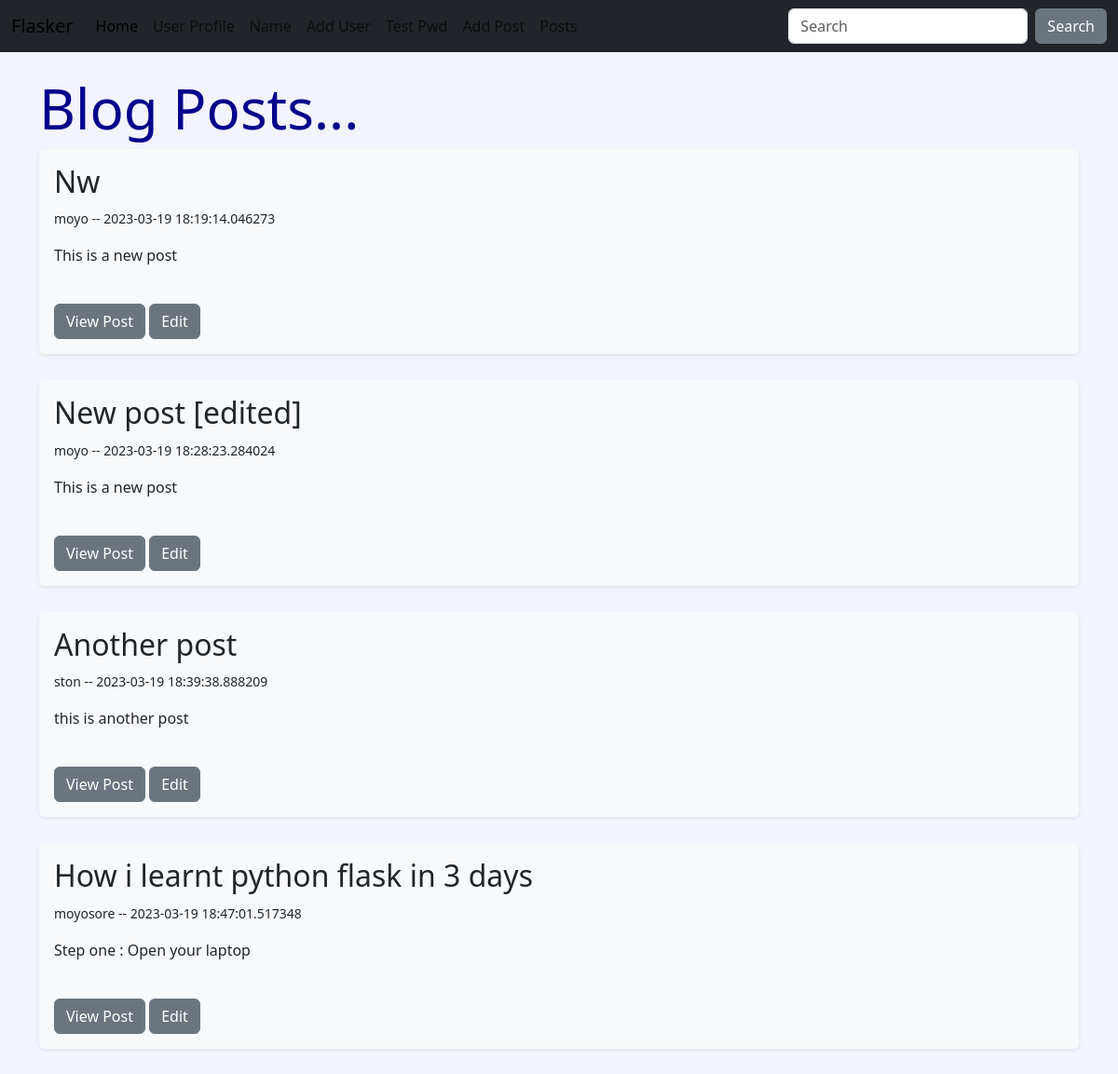
Page /posts on the earlier database version.
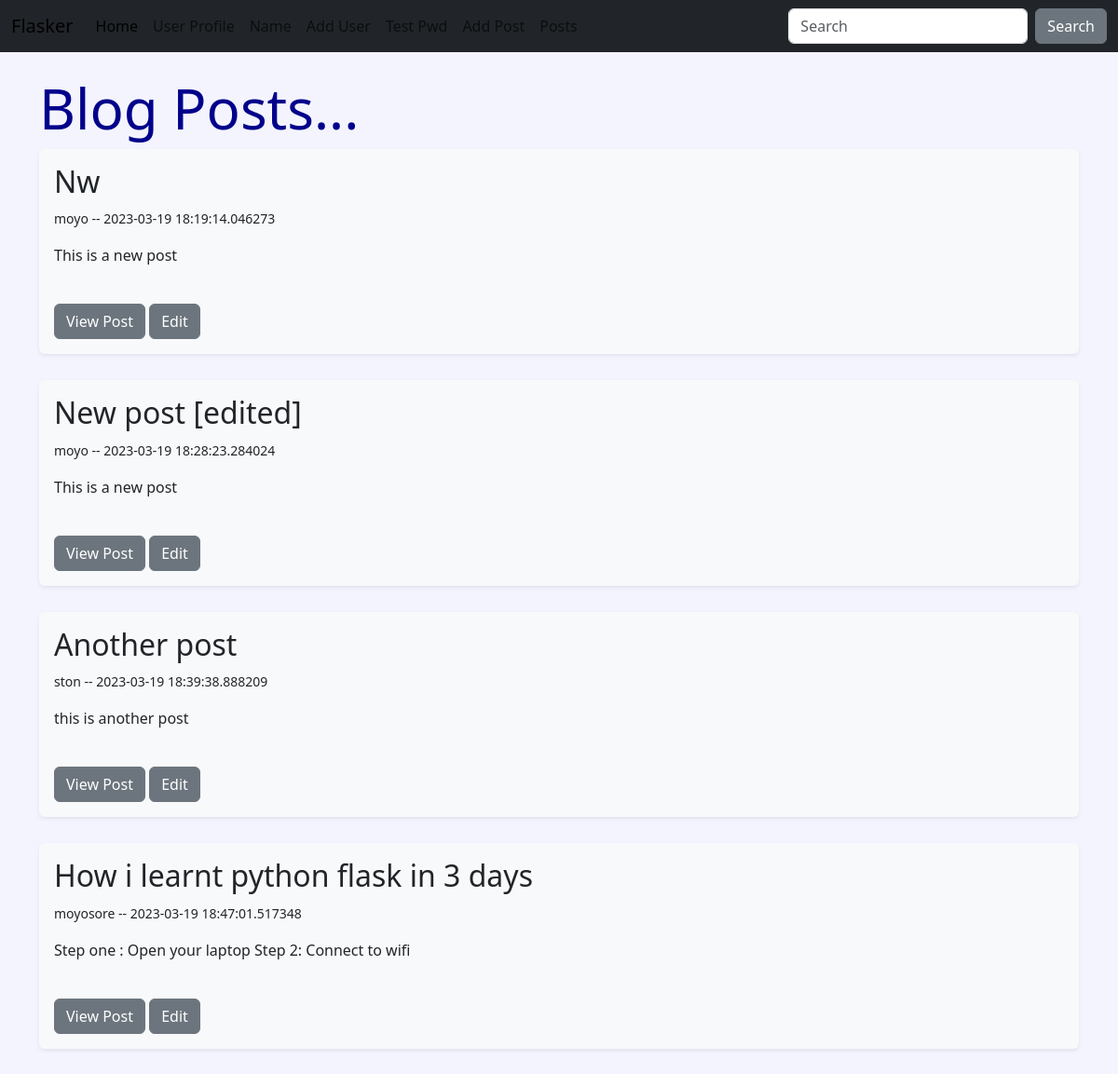
Same page on the later database version.
### hello.py (models this page shows)
class Post(db.Model):
    id = db.Column(db.Integer, primary_key=True)
    title = db.Column(db.String(255))
    content = db.Column(db.Text)
    author = db.Column(db.String(255))
    date_posted = db.Column(db.DateTime, default=datetime.utcnow)
    slug = db.Column(db.String(255))

### hello.py (the view)
@app.route('/posts')
def posts():
    posts = Post.query.order_by(Post.date_posted)
    return render_template('posts.html', posts=posts)

### templates/posts.html
{% extends 'base.html' %}
{% block content%}
<h1>Blog Posts...</h1>
{% if posts %}
{% for post in posts %}
<div class="shadow-sm p-3 mb-1 bg-body-tertiary rounded">
    <h2>{{ post.title|capitalize }}</h2>
    <p><small>{{ post.author }} -- {{ post.date_posted }}</small></p>
    <p>{{ post.content }}</p><br />
    <a href="{{ url_for('post', id=post.id )}}"><button type="button" class="btn btn-secondary">View Post</button></a>
    <a href="{{ url_for('edit_post', id=post.id)}}"><button type="button" class="btn btn-secondary">Edit</button></a>
</div>
<br/>
{% endfor %}
{% else %}
<h4>No post!</h4>
{% endif %}
{% endblock %}

### templates/base.html (shortened to what this page needs)
<!doctype html>
<html lang="en">
<head>
    <link href="https://cdn.jsdelivr.net/npm/bootstrap@5.3.0-alpha1/dist/css/bootstrap.min.css" rel="stylesheet"
>
    <link href="{{ url_for('static', filename='css/style.css') }}" rel="stylesheet"></link>
</head>
<body>
    {% include 'navbar.html'%}
    <div class="container">
        <br/>
        {% block content %}
        {% endblock %}
    </div>
</body>
</html>

### templates/navbar.html (shortened to what this page needs)
<nav class="navbar navbar-expand-lg bg-dark text-white">
    <div class="container-fluid">
      <a class="navbar-brand" href="{{ url_for('index') }}">Flasker</a>
      <div class="collapse navbar-collapse" id="navbarSupportedContent">
        <ul class="navbar-nav me-auto mb-2 mb-lg-0 text-white">
          <li class="nav-item">
            <a class="nav-link active" aria-current="page" href="{{ url_for('index') }}">Home</a>
          </li>
          <li class="nav-item">
            <a class="nav-link" href="{{ url_for('user', name='moyo') }}">User Profile</a>
          </li>
          <li class="nav-item">
            <a class="nav-link" href="{{ url_for('name') }}">Name</a>
          </li>
          <li class="nav-item">
            <a class="nav-link" href="{{ url_for('add_user') }}">Add User</a>
          </li>
          <li class="nav-item">
            <a class="nav-link" href="{{ url_for('test_pw') }}">Test Pwd</a>
          </li>
          <li class="nav-item">
            <a class="nav-link" href="{{ url_for('add_post') }}">Add Post</a>
          </li>
          <li class="nav-item">
            <a class="nav-link" href="{{ url_for('posts') }}">Posts</a>
          </li>
        </ul>
        <form class="d-flex" role="search">
          <input class="form-control me-2" type="search" placeholder="Search" aria-label="Search">
          <button class="btn btn-secondary" type="submit">Search</button>
        </form>
      </div>
    </div>
  </nav>

### static/css/style.css (style rules this page uses)
h1 { color: darkblue; font-size: 60px; }
body { background-color: #f4f4ff; }

Differences in the rows shown:
changed Post "moyosore": content "Step one : Open your laptop" → "Step one : Open your laptop Step 2: Connect to wifi"
